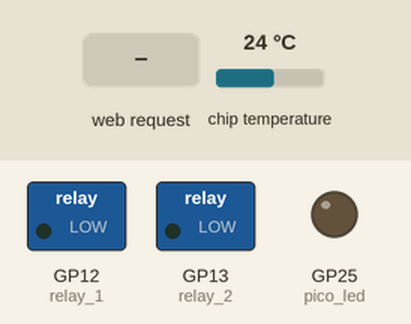
Recording of a program running on a simulated Raspberry Pi Pico running MicroPython. Parts: switched loads named in the program (green lamp = pin HIGH), output pins drawn as LEDs (lit = HIGH). The inputs (shaded band) are chosen by the test bench; at power-on: chip temperature 24 °C. WiFi joins after 1.5 s; what the program prints to the serial console is not drawn.

Above: at 3.8 s.
3.9 s: HTTP request GET /led2on? received
At 5.1 s:
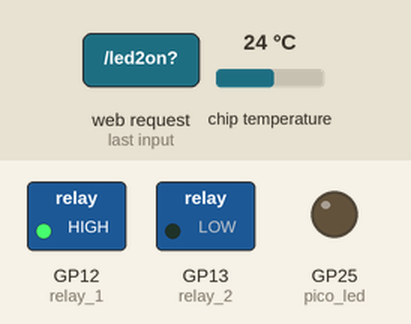
5.4 s: HTTP request GET /lighton? received
At 6.2 s:
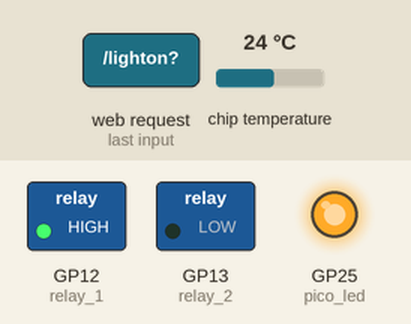
6.9 s: HTTP request GET /led3on? received
At 7.4 s:
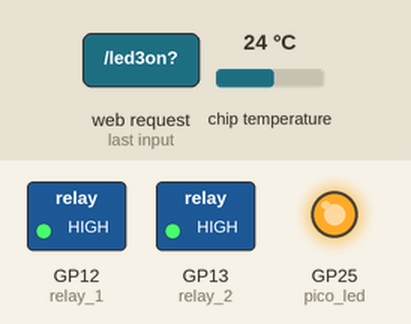
8.4 s: HTTP request GET /lightoff? received
At 9.6 s:
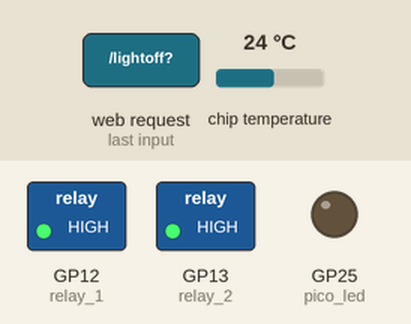
9.9 s: HTTP request GET /led2off? received
At 10.9 s:
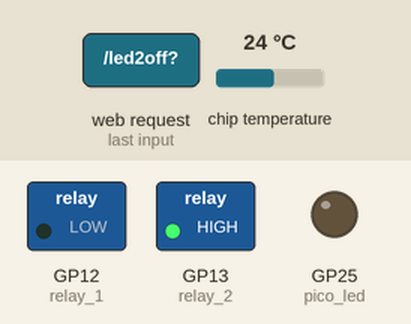
11.4 s: HTTP request GET /lightblink? received
At 11.8 s:
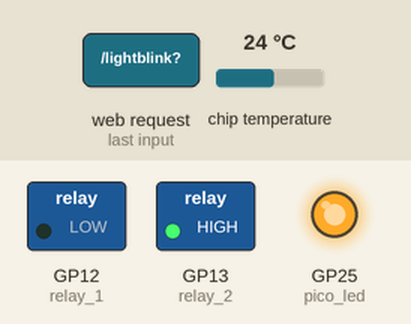
Timing chart, 0 to 14.4 s (numbered marks = the images above; inputs shaded):
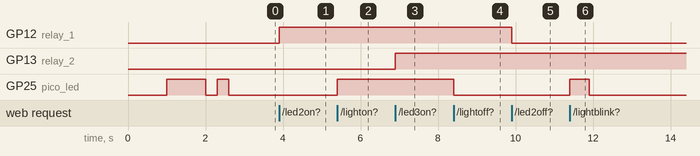

Measured:
- after the input at 3.9 s, GP12 (relay_1): LOW → HIGH at once
- after the input at 5.4 s, GP25 (pico_led): LOW → HIGH at once
- after the input at 6.9 s, GP13 (relay_2): LOW → HIGH at once
- after the input at 8.4 s, GP25 (pico_led): HIGH → LOW at once
- after the input at 9.9 s, GP12 (relay_1): HIGH → LOW at once
- after the input at 11.4 s, GP25 (pico_led): LOW → HIGH at once, → LOW 0.50 s later

The program:

delta_motor_control.py
```python
import network
import socket
from time import sleep
import machine
import utime
import dht


pico_led = machine.Pin("LED",machine.Pin.OUT)
relay_1 = machine.Pin(12,machine.Pin.OUT)
relay_2 = machine.Pin(13,machine.Pin.OUT)
adcpin = 4
sensor = machine.ADC(adcpin)
pico_led.off()
relay_1.off()
relay_2.off()
#ssid = 'Guests'
#password = 'Welcome2PBA'

ssid = 'NinjaWarriers'
password = 'Boys1234'

#ssid = 'Pixel_7461'
#password = 'nevergiveup154'

def ReadTemperature():
    adc_value = sensor.read_u16()
    volt = (3.3/65535) * adc_value
    temperature = 27 - (volt - 0.706)/0.001721
    return round(temperature, 1)


def connect(ssid, password): # Connect to network
    wlan = network.WLAN(network.STA_IF)
    wlan.active(True)

    wlan.connect(ssid, password)

    for x in range(1,70):
        if wlan.isconnected() == False:
            print('Waiting for connection...')
            sleep(1)
            pico_led.on()
        else:
            ip = wlan.ifconfig()[0]
            print(wlan.ifconfig())
            print(f'Connected on {ip}')
            pico_led.off()
            utime.sleep_ms(300)
            pico_led.on()
            utime.sleep_ms(300)
            pico_led.off()
            break
        x = x+1

    return ip

def open_socket(ip):
    # Open a socket
    address = (ip, 80)
    connection = socket.socket()
    connection.bind(address)
    connection.listen(1)
    #print(connection)
    return connection


def webpage(temperature, state):
    #Template HTML
    html = f"""
            <!DOCTYPE html>
            <html>
            <form action="./lighton">
            <input type="submit" value="Light on" />
            </form>
            <form action="./lightoff">
            <input type="submit" value="Light off" />
            </form>
            <form action="./lightblink">
            <input type="submit" value="Light Blink" />
            </form>
            <p>LED is {state}</p>

            <form action="./led2on">
            <input type="submit" value="Light2 on" />
            </form>
            <form action="./led2off">
            <input type="submit" value="Light2 off" />
            </form>
            <form action="./led2blink">
            <input type="submit" value="Light2 Blink" />
            </form>

            <form action="./led3on">
            <input type="submit" value="Light3 on" />
            </form>
            <form action="./led3off">
            <input type="submit" value="Light3 off" />
            </form>
           <form action="./led3blink">
            <input type="submit" value="Light3 Blink" />
            </form>

           <p>Temperature is {temperature}</p>
            </body>
            </html>
            """
    return str(html)


def serve(connection):
    #Start a web server
    state = 'OFF'
    pico_led.off()
    temperature = 0
    print("server is on ")
    while True:
        client = connection.accept()[0]
        request = client.recv(1024)
        request = str(request)
        try:
            request = request.split()[1]
        except IndexError:
            pass
        if request == '/lighton?':
            pico_led.on()
            state = 'ON'
        elif request =='/lightoff?':
            pico_led.off()
            state = 'OFF'
        elif request =='/lightblink?':
            pico_led.on()
            utime.sleep_ms(500)
            pico_led.off()
            state = 'LED 0 Blinked'

        elif request == '/led2on?':
            relay_1.on()
            state = 'DIO 1 ON'
        elif request =='/led2off?':
            relay_1.off()
            state = 'DIO 1 OFF'
        elif request =='/led2blink?':
            relay_1.on()
            utime.sleep_ms(500)
            relay_1.off()
            state = 'DIO 1 Blinked'

        elif request == '/led3on?':
            relay_2.on()
            state = 'DIO 2 ON'
        elif request =='/led3off?':
            relay_2.off()
            state = 'DIO 2 OFF'
        elif request =='/led3blink?':
            relay_2.on()
            utime.sleep_ms(500)
            relay_2.off()
            state = 'DIO 2 Blinked'
        temperature = ReadTemperature()
        html = webpage(temperature, state)
        client.send(html)
        client.close()


# main

try:
    ip = connect(ssid, password)
    connection = open_socket(ip)
    print("connection is finished")
    print("Web server running on http://%s:80" % ip)
    serve(connection)
except KeyboardInterrupt:
    machine.reset()
```
